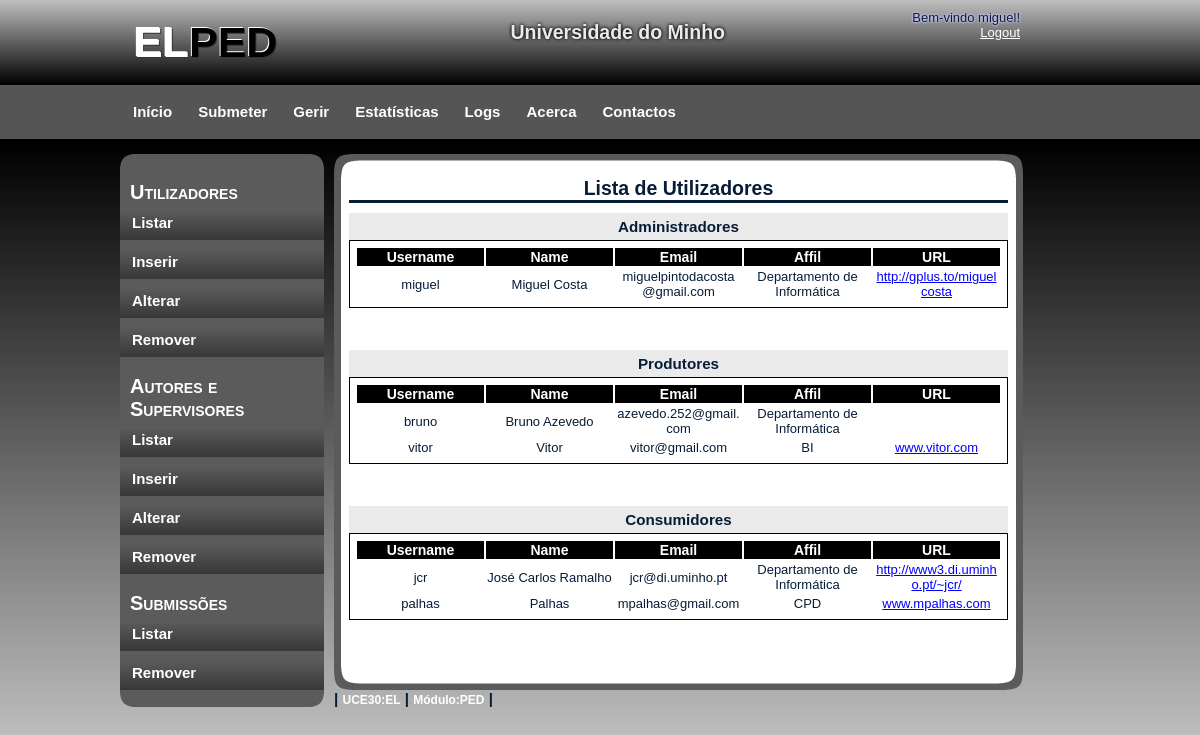
The app's page /gerirU/gerirU_Listar.php (signed in), older data.
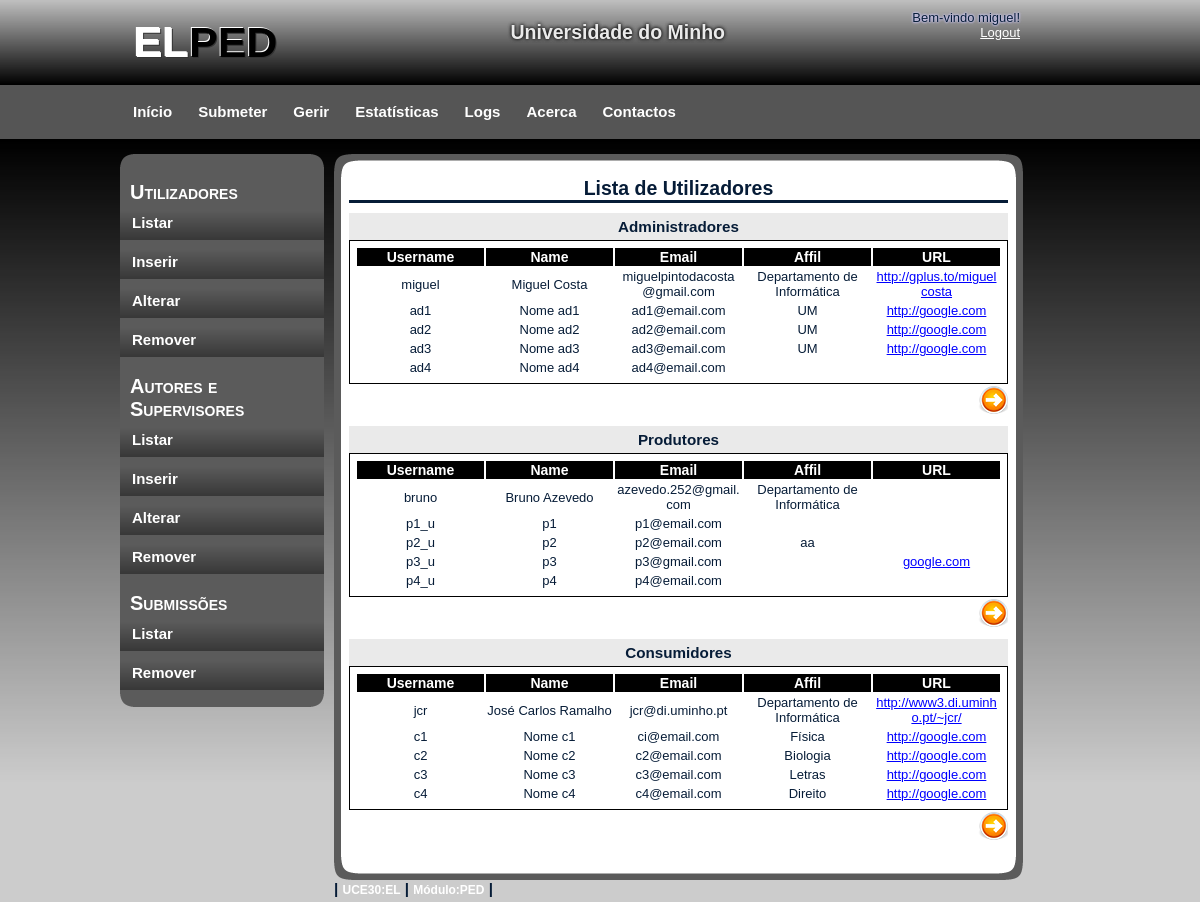
The same page, newer data.
### tables this page shows
CREATE TABLE IF NOT EXISTS `Users` (
  `name` varchar(255) NOT NULL,
  `username` varchar(255) NOT NULL,
  `password` varchar(255) NOT NULL,
  `email` varchar(255) NOT NULL,
  `affil` varchar(255) DEFAULT NULL,
  `url` varchar(255) DEFAULT NULL,
  `type` varchar(10) NOT NULL,
  PRIMARY KEY (`username`)
);

### ini.php (called while the page is built, shortened)
<?php
$num_sup = 5;
?>

### gerirU/gerirU_Listar.php (the view, shortened to what the changed rows need)
<!DOCTYPE html>
<html>
    <head>
        <link rel="stylesheet" type="text/css" href="../css/style.css" />
    </head>
    <body>
        <div id="container">
            <?php
            require_once '../header.php';
            include '../ini.php';
            ?>
            <div id="content">
                <div id="content_main">
                    <h2>Lista de Utilizadores</h2>
                    <div id="containt_main_users">
                        <?php
                        if (!$con) {
                            echo "<h3>Erro ao ligar ao servidor.</h3><br/>" . mysql_error();
                        } else {
                            if (array_key_exists('page_p', $_REQUEST)) {
                                $page_p = $_REQUEST["page_p"];
                            } else {
                                $page_p = 1;
                            }
                            if (array_key_exists('page_a', $_REQUEST)) {
                                $page_a = $_REQUEST["page_a"];
                            } else {
                                $page_a = 1;
                            }
                            if (array_key_exists('page_c', $_REQUEST)) {
                                $page_c = $_REQUEST["page_c"];
                            } else {
                                $page_c = 1;
                            }
                            $max = $page_a * $num_sup;
                            $min = $max - $num_sup;
                            $sql = "SELECT username, name, email,affil,url FROM Users WHERE type='a' ORDER BY name LIMIT $min , $num_sup";
                            $res = mysql_query($sql, $con);
                            user_to_table("Administradores", $res);
                            ?>
                            <div id="page">
                                <?php
                                $page_mais = $page_a + 1;
                                $link_mais = "gerirU_Listar.php?page_a=$page_mais&page_p=$page_p&page_c=$page_c";
                                ?>
                                    <?php
                                $sql = "SELECT COUNT(username) AS total FROM Users WHERE type='a'";
                                $res = mysql_query($sql, $con);
                                $total = 0;
                                while ($row = mysql_fetch_array($res)) {
                                    $total = $row["total"];
                                }
                                if ($page_a * $num_sup < $total) {
                                    ?>
                                    <a href="<?php echo $link_mais; ?>">
                                        <div id="page_more">
                                        </div>
                                    </a>
                                    <?php
                                }
                                ?>
                            </div>
                            <?php
                            $max = $page_p * $num_sup;
                            $min = $max - $num_sup;
                            $sql = "SELECT username, name, email,affil,url FROM Users WHERE type='p' ORDER BY name LIMIT $min , $num_sup";
                            $res = mysql_query($sql, $con);
                            ?>
                            <div id="page">
                                <?php
                                $page_mais = $page_p + 1;
                                $link_mais = "gerirU_Listar.php?page_a=$page_a&page_p=$page_mais&page_c=$page_c";
                                ?>
                                    <?php
                                $sql = "SELECT COUNT(username) AS total FROM Users WHERE type='p'";
                                $res = mysql_query($sql, $con);
                                $total = 0;
                                while ($row = mysql_fetch_array($res)) {
                                    $total = $row["total"];
                                }
                                if ($page_p * $num_sup < $total) {
                                    ?>
                                    <a href="<?php echo $link_mais; ?>">
                                        <div id="page_more">
                                        </div>
                                    </a>
                                    <?php
                                }
                                ?>
                            </div>
                            <?php
                            $max = $page_c * $num_sup;
                            $min = $max - $num_sup;
                            $sql = "SELECT username, name, email,affil,url FROM Users WHERE type='c' ORDER BY name LIMIT $min , $num_sup";
                            $res = mysql_query($sql, $con);
                            ?>
                            <div id="page">
                                <?php
                                $page_mais = $page_c + 1;
                                $link_mais = "gerirU_Listar.php?page_a=$page_a&page_p=$page_p&page_c=$page_mais";
                                ?>
                                    <?php
                                $sql = "SELECT COUNT(username) AS total FROM Users WHERE type='c'";
                                $res = mysql_query($sql, $con);
                                $total = 0;
                                while ($row = mysql_fetch_array($res)) {
                                    $total = $row["total"];
                                }
                                if ($page_c * $num_sup < $total) {
                                    ?>
                                    <a href="<?php echo $link_mais; ?>">
                                        <div id="page_more">
                                        </div>
                                    </a>
                                    <?php
                                }
                                ?>
                            </div>
                            <?php
                        }
                        ?>
                    </div>
                    <br/>
                </div>
            </div>
        </div>
    </body>
</html>
<?php
function user_to_table($titulo, $res) {
    echo "<div id=\"containt_main_users_column_label\">";
    echo "<table class=\"user\">";
    echo "<tr>";
    echo "<th class=\"user\">Username</th>";
    echo "<th class=\"user\">Name</th>";
    echo "<th class=\"user\">Email</th>";
    echo "<th class=\"user\">Affil</th>";
    echo "<th class=\"user\">URL</th>";
    echo "</tr>";
    while ($reg = mysql_fetch_array($res)) {
        echo "<tr>";
        echo "<td class=\"user\">" . $reg["username"] . "</td>";
        echo "<td class=\"user\">" . $reg["name"] . "</td>";
        echo "<td class=\"user\">" . $reg["email"] . "</td>";
        echo "<td class=\"user\">" . $reg["affil"] . "</td>";
        echo "<td class=\"user\"><a href=\"" . $reg["url"] . "\" target=\"_blank\">" . $reg["url"] . "</a></td>";
        echo "</tr>";
    }
    echo "</table>";
    echo "</div>";
}
?>

Row changes from the older to the newer data that the page shows:
no longer on this page (row unchanged): users: username "vitor", name "Vitor", email "vitor@gmail.com", affil "BI", url "www.vitor.com"
no longer on this page (row unchanged): users: username "palhas", name "Palhas", email "mpalhas@gmail.com", affil "CPD", url "www.mpalhas.com"
added users: username "ad1", name "Nome ad1", email "ad1@email.com", affil "UM", url "http://google.com"
added users: username "ad2", name "Nome ad2", email "ad2@email.com", affil "UM", url "http://google.com"
added users: username "ad3", name "Nome ad3", email "ad3@email.com", affil "UM", url "http://google.com"
added users: username "ad4", name "Nome ad4", email "ad4@email.com"
added users: username "p1_u", name "p1", email "p1@email.com"
added users: username "p2_u", name "p2", email "p2@email.com", affil "aa"
added users: username "p3_u", name "p3", email "p3@gmail.com", url "google.com"
added users: username "p4_u", name "p4", email "p4@email.com"
added users: username "c1", name "Nome c1", email "ci@email.com", affil "Física", url "http://google.com"
added users: username "c2", name "Nome c2", email "c2@email.com", affil "Biologia", url "http://google.com"
added users: username "c3", name "Nome c3", email "c3@email.com", affil "Letras", url "http://google.com"
added users: username "c4", name "Nome c4", email "c4@email.com", affil "Direito", url "http://google.com"
